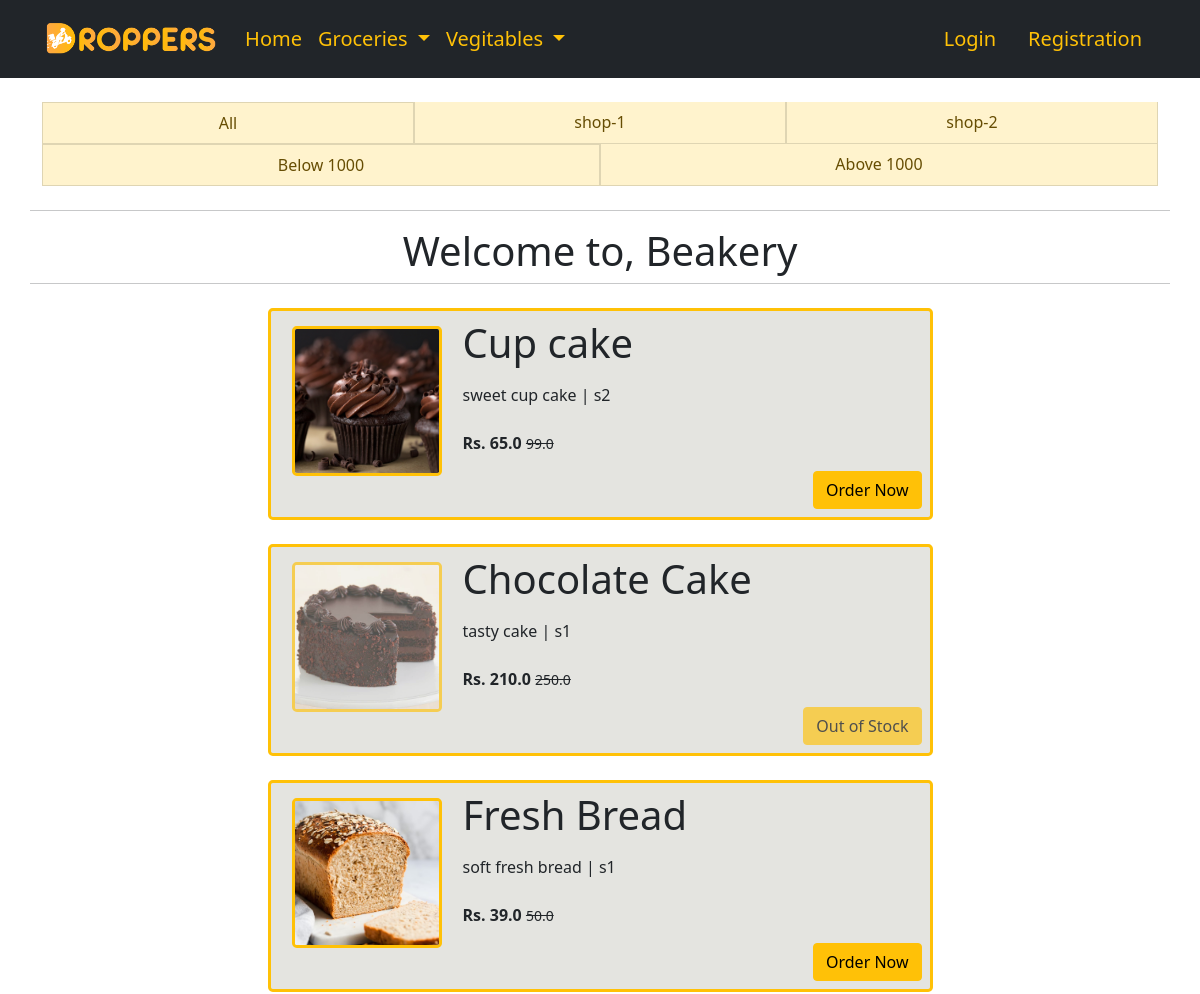
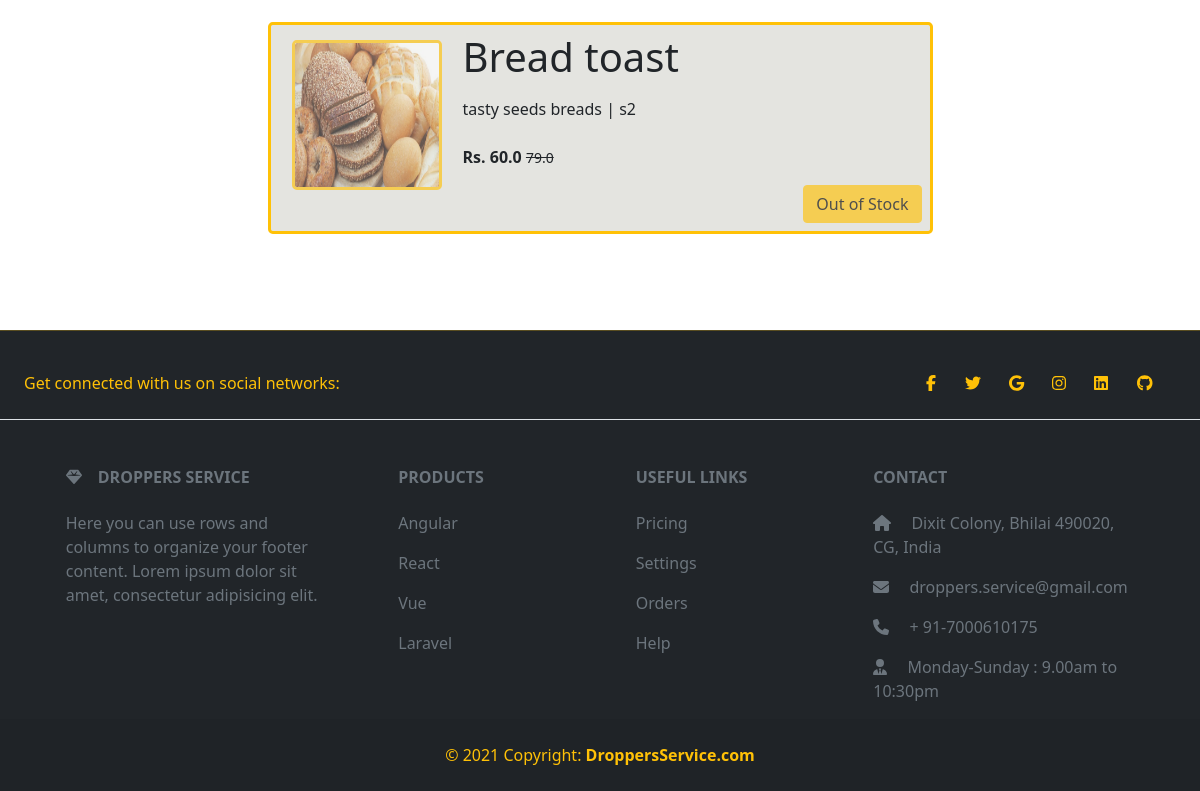
/mobile/, run on the app's committed database (2 pictures, top to bottom).
### app/models.py (models this page shows, shortened)
class Product(models.Model):
   title = models.CharField(max_length=100)
   selling_price = models.FloatField()
   discounted_price = models.FloatField()
   description = models.TextField()
   brand = models.CharField(max_length=100)
   stock = models.PositiveIntegerField(default=0)
   stc = models.CharField(choices=STOCK_CHOICES,max_length=16,default='In Stock')
   category = models.CharField(choices=CATEGORY_CHOICES,max_length=2)
   locality = models.CharField(max_length=200,default='')
   product = models.ImageField(upload_to='productimg')

### app/views.py (the view)
# urls.py: path('mobile/', views.mobile, name='mobile'),
def mobile(request, data=None):
 tc = 0
 if request.user.is_authenticated:
    tc = len(Cart.objects.filter(user=request.user))
 if data == None:
     mobiles = Product.objects.filter(category='M')
 elif data == 's1' or data == 's2':
     mobiles = Product.objects.filter(category='M').filter(brand=data)
 elif data == 'below':
     mobiles = Product.objects.filter(category='M').filter(discounted_price__lt=1000)
 elif data == 'above':
     mobiles = Product.objects.filter(category='M').filter(discounted_price__gt=1000)
 return render(request, 'app/mobile.html',{'mobiles':mobiles,'tc':tc})

### app/templates/app/mobile.html (shortened to what this page needs)
{% extends 'app/base.html' %}
{% load static %}
{% block main-content %}
<div class="container my-2">
    <div class="row">
        <div class="col-sm-12 mb-4 mt-3">
            <div class="d-flex flex-row text-center">
                <a href="{% url 'mobile' %}" class="list-group-item list-group-item-action list-group-item-warning"
                    aria-current="true">All</a>
                <a href="{% url 'mobiledata' 's1' %}"
                    class="list-group-item list-group-item-action list-group-item-warning" aria-current="true">shop-1</a>
                <a href="{% url 'mobiledata' 's2' %}"
                    class="list-group-item list-group-item-action list-group-item-warning" aria-current="true">shop-2</a>
            </div>
            <div class="d-flex flex-row text-center">
                <a href="{% url 'mobiledata' 'below' %}"
                    class="list-group-item list-group-item-action list-group-item-warning" aria-current="true">Below
                    1000</a>
                <a href="{% url 'mobiledata' 'above' %}"
                    class="list-group-item list-group-item-action list-group-item-warning" aria-current="true">Above
                    1000</a>
            </div>
        </div>
        <hr>
        <h3 class="display-6 text-center">Welcome to, Beakery</h3>
        <hr>
        <div class="col-sm-12 mt-2">
            <div class="row d-flex justify-content-center">
                {% for product in mobiles %}
                {% if product.stc == "Out of Stock" %}
                <div class="d-flex  align-item-center col-sm-7 mb-4 border border-warning border-3 rounded-3 p-2"  style="background-color: rgba(208, 208, 201, 0.571);;">
                    <div class="flex-shrink-0 ">
                        <a href="{% url 'product-detail' product.id %}" class="disabled btn"><img class="border border-warning border-3 rounded-3"
                                src="{{product.product.url}}" alt="" height="150" width="150"></a>
                    </div>
                    <div class="flex-grow-1 ms-2">
                                <div class="display-6 mb-3">{{product.title}}</div>
                                <div class="fw-normal">{{product.description}} | <span class="fw-light" >{{product.brand}}</span></div> <br>
                                <div class="fw-bold">Rs. {{product.discounted_price}} <small class="fw-light text-decoration-line-through">{{product.selling_price}}</small>
                                <div class="d-grid gap-2 d-md-flex justify-content-md-end">
                                <a href="{% url 'product-detail' product.id %}" class="disabled btn btn-warning mt-3">{{product.stc}}</a>
                            </div>
                        </div>
                    </div>
                </div>
                {% else %}
                <div class="d-flex  align-item-center col-sm-7 mb-4 border border-warning border-3 rounded-3 p-2"  style="background-color: rgba(208, 208, 201, 0.571);;">
                    <div class="flex-shrink-0 ">
                        <a href="{% url 'product-detail' product.id %}" class="btn"><img class="border border-warning border-3 rounded-3"
                                src="{{product.product.url}}" alt="" height="150" width="150"></a>
                    </div>
                    <div class="flex-grow-1 ms-2">
                                <div class="display-6 mb-3">{{product.title}}</div>
                                <div class="fw-normal">{{product.description}} | <span class="fw-light" >{{product.brand}}</span></div> <br>
                                <div class="fw-bold">Rs. {{product.discounted_price}} <small class="fw-light text-decoration-line-through">{{product.selling_price}}</small>
                                <div class="d-grid gap-2 d-md-flex justify-content-md-end">
                                <a href="{% url 'product-detail' product.id %}" class="btn btn-warning mt-3">Order Now</a>
                            </div>
                        </div>
                    </div>
                </div>
                {% endif %}
                {% endfor %}
            </div>
        </div>
    </div>
</div>
{% endblock main-content %}

### app/static/app/css/style.css (style rules this page uses)
a { text-decoration: none; }

### data on the page
Product: product (picture), title "Cup cake", description "sweet cup cake", brand "s2", discounted_price "65.0", selling_price "99.0"
Product: product (picture), title "Chocolate Cake", description "tasty cake", brand "s1", discounted_price "210.0", selling_price "250.0", stc "Out of Stock"
Product: product (picture), title "Fresh Bread", description "soft fresh bread", brand "s1", discounted_price "39.0", selling_price "50.0"
Product: product (picture), title "Bread toast", description "tasty seeds breads", brand "s2", discounted_price "60.0", selling_price "79.0", stc "Out of Stock"
